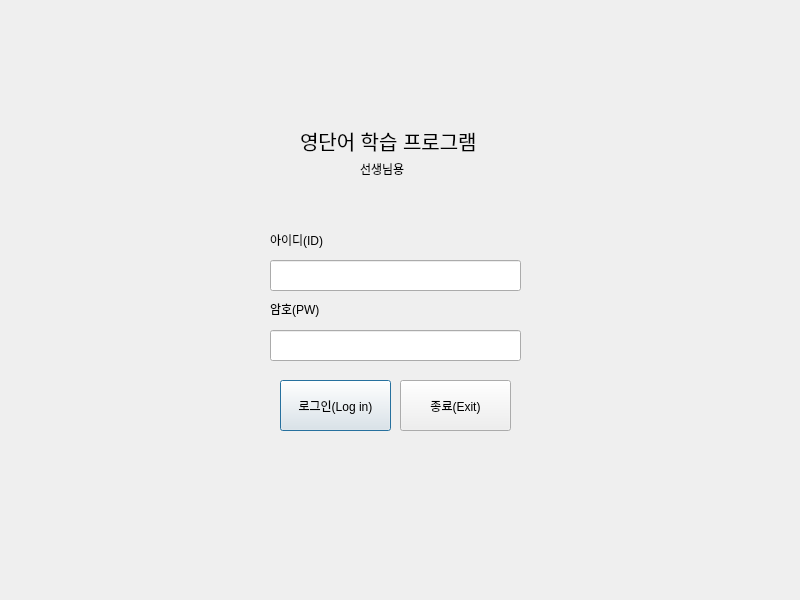
<?xml version="1.0" encoding="UTF-8"?>
<ui version="4.0">
 <class>Dialog</class>
 <widget class="QDialog" name="Dialog">
  <property name="geometry">
   <rect>
    <x>0</x>
    <y>0</y>
    <width>800</width>
    <height>600</height>
   </rect>
  </property>
  <property name="windowTitle">
   <string>Dialog</string>
  </property>
  <widget class="QPushButton" name="log_in_btn">
   <property name="geometry">
    <rect>
     <x>280</x>
     <y>380</y>
     <width>111</width>
     <height>51</height>
    </rect>
   </property>
   <property name="text">
    <string>로그인(Log in)</string>
   </property>
  </widget>
  <widget class="QPushButton" name="exit_btn">
   <property name="geometry">
    <rect>
     <x>400</x>
     <y>380</y>
     <width>111</width>
     <height>51</height>
    </rect>
   </property>
   <property name="text">
    <string>종료(Exit)</string>
   </property>
  </widget>
  <widget class="QLabel" name="id_label">
   <property name="geometry">
    <rect>
     <x>270</x>
     <y>230</y>
     <width>81</width>
     <height>20</height>
    </rect>
   </property>
   <property name="text">
    <string>아이디(ID)</string>
   </property>
  </widget>
  <widget class="QLabel" name="pw_label">
   <property name="geometry">
    <rect>
     <x>270</x>
     <y>300</y>
     <width>67</width>
     <height>17</height>
    </rect>
   </property>
   <property name="text">
    <string>암호(PW)</string>
   </property>
  </widget>
  <widget class="QLineEdit" name="id_lineEdit">
   <property name="geometry">
    <rect>
     <x>270</x>
     <y>260</y>
     <width>251</width>
     <height>31</height>
    </rect>
   </property>
  </widget>
  <widget class="QLineEdit" name="pw_lineEdit">
   <property name="geometry">
    <rect>
     <x>270</x>
     <y>330</y>
     <width>251</width>
     <height>31</height>
    </rect>
   </property>
  </widget>
  <widget class="QLabel" name="title_label">
   <property name="geometry">
    <rect>
     <x>300</x>
     <y>120</y>
     <width>181</width>
     <height>41</height>
    </rect>
   </property>
   <property name="font">
    <font>
     <pointsize>15</pointsize>
    </font>
   </property>
   <property name="text">
    <string>영단어 학습 프로그램</string>
   </property>
  </widget>
  <widget class="QLabel" name="label">
   <property name="geometry">
    <rect>
     <x>360</x>
     <y>160</y>
     <width>67</width>
     <height>17</height>
    </rect>
   </property>
   <property name="text">
    <string>선생님용</string>
   </property>
  </widget>
 </widget>
 <resources/>
 <connections/>
</ui>
